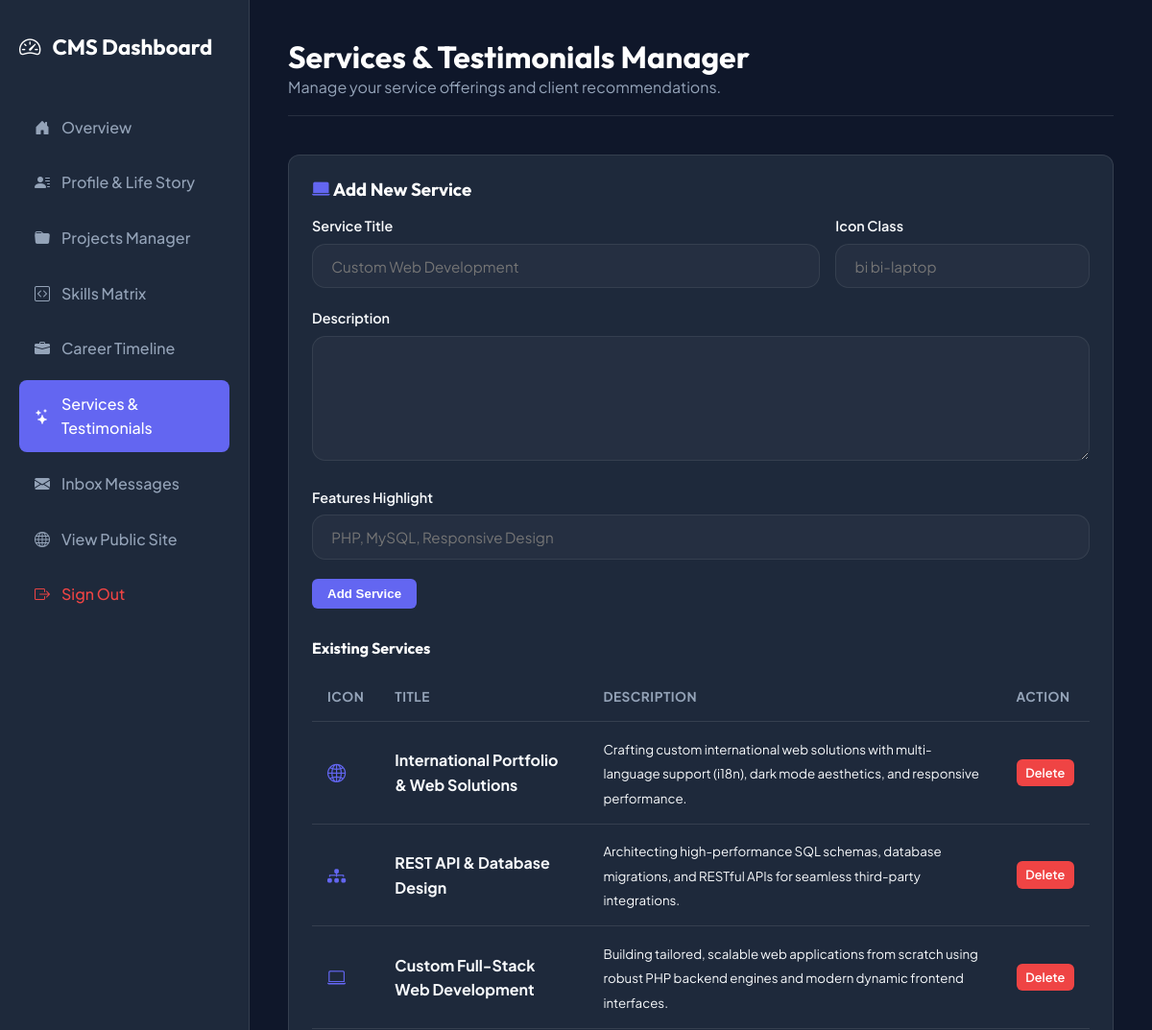
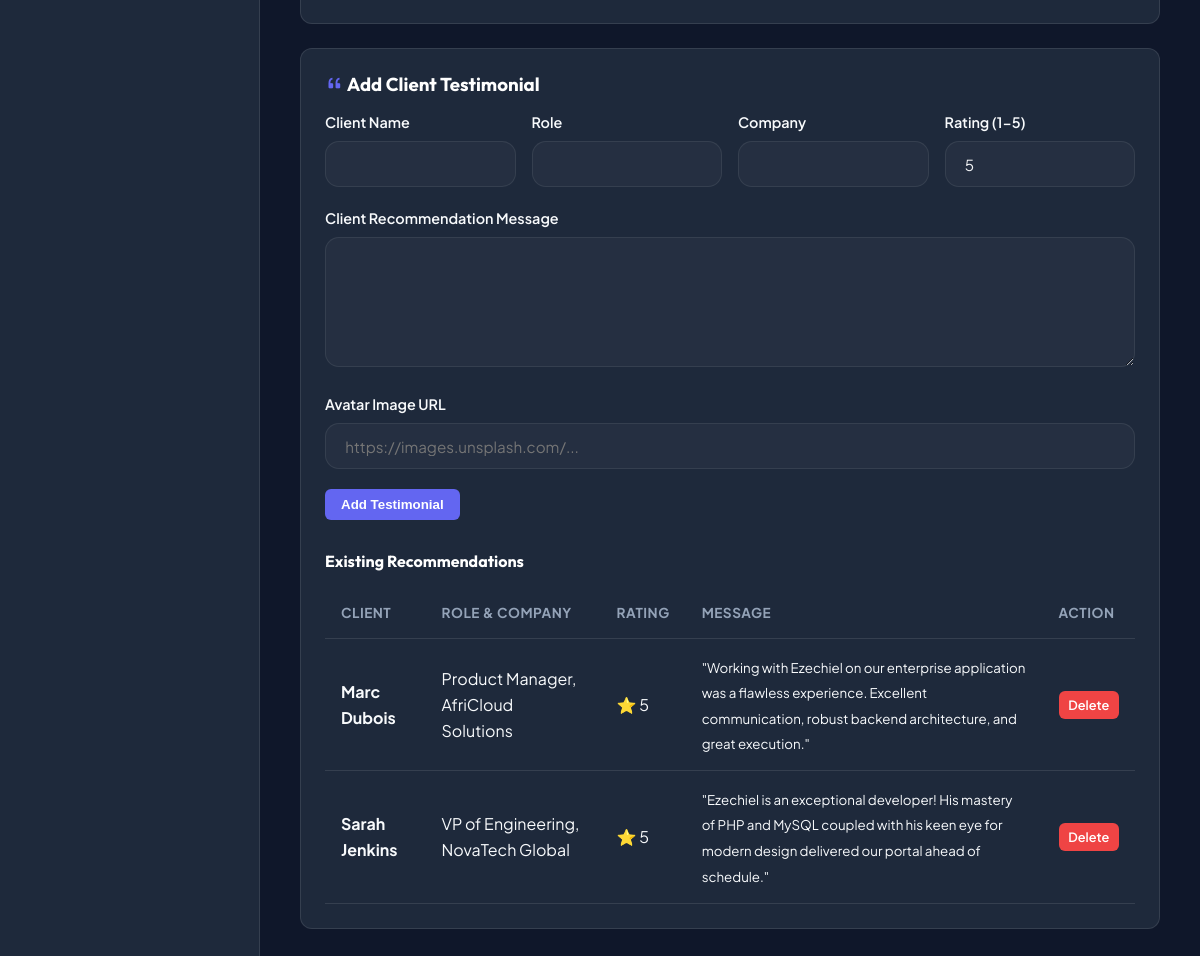
Screenshot of /admin/services.php (signed in) with the database file from the repository (2 pictures, top to bottom).
### tables this page shows
CREATE TABLE IF NOT EXISTS services (
    id INT AUTO_INCREMENT PRIMARY KEY,
    title VARCHAR(120) NOT NULL,
    description TEXT NOT NULL,
    icon VARCHAR(50) DEFAULT 'bi bi-laptop',
    features TEXT,
    sort_order INT DEFAULT 0
);

CREATE TABLE IF NOT EXISTS testimonials (
    id INT AUTO_INCREMENT PRIMARY KEY,
    client_name VARCHAR(100) NOT NULL,
    client_role VARCHAR(100) NOT NULL,
    company VARCHAR(100) NOT NULL,
    country VARCHAR(50) DEFAULT 'United States',
    flag_code VARCHAR(10) DEFAULT 'us',
    rating INT DEFAULT 5,
    message TEXT NOT NULL,
    avatar_url VARCHAR(255),
    sort_order INT DEFAULT 0
);

### includes/functions.php (called while the page is built, shortened)
<?php
function sanitize($data) {
    return htmlspecialchars(trim($data), ENT_QUOTES, 'UTF-8');
}

### admin/services.php (the view, shortened to what this page needs)
<?php
require_once __DIR__ . '/../includes/functions.php';
$db = getDB();
$servicesStmt = $db->query("SELECT * FROM services ORDER BY id DESC");
$services = $servicesStmt->fetchAll();
$testimonialsStmt = $db->query("SELECT * FROM testimonials ORDER BY id DESC");
$testimonials = $testimonialsStmt->fetchAll();
?>
<!DOCTYPE html>
<html lang="en">
<head>
    <link rel="stylesheet" href="../assets/css/style.css">
    <link rel="stylesheet" href="../assets/css/admin.css">
</head>
<body class="admin-body">
    <aside class="admin-sidebar">
        <div class="admin-brand"><i class="bi bi-speedometer2"></i> CMS Dashboard</div>
        <ul class="admin-nav">
            <li><a href="index.php"><i class="bi bi-house-door-fill"></i> Overview</a></li>
            <li><a href="profile.php"><i class="bi bi-person-lines-fill"></i> Profile & Life Story</a></li>
            <li><a href="projects.php"><i class="bi bi-folder-fill"></i> Projects Manager</a></li>
            <li><a href="skills.php"><i class="bi bi-code-square"></i> Skills Matrix</a></li>
            <li><a href="experience.php"><i class="bi bi-briefcase-fill"></i> Career Timeline</a></li>
            <li><a href="services.php" class="active"><i class="bi bi-stars"></i> Services & Testimonials</a></li>
            <li><a href="messages.php"><i class="bi bi-envelope-fill"></i> Inbox Messages</a></li>
            <li style="margin-top: auto;"><a href="../index.php" target="_blank"><i class="bi bi-globe"></i> View Public Site</a></li>
            <li><a href="logout.php" style="color: #ef4444;"><i class="bi bi-box-arrow-right"></i> Sign Out</a></li>
        </ul>
    </aside>
    <main class="admin-main">
        <div class="admin-header">
            <div>
                <h1>Services & Testimonials Manager</h1>
                <p style="color: var(--admin-muted);">Manage your service offerings and client recommendations.</p>
            </div>
        </div>
        <div class="admin-card">
            <h3><i class="bi bi-laptop-fill" style="color: var(--admin-accent);"></i> Add New Service</h3>
            <form method="POST" action="services.php" style="margin-top: 1rem;">
                <div style="display: grid; grid-template-columns: 2fr 1fr; gap: 1rem;">
                    <div class="form-group">
                        <label class="form-label">Service Title</label>
                        <input type="text" name="title" class="form-control" placeholder="Custom Web Development" required>
                    </div>
                    <div class="form-group">
                        <label class="form-label">Icon Class</label>
                        <input type="text" name="icon" class="form-control" placeholder="bi bi-laptop">
                    </div>
                </div>
                <div class="form-group">
                    <label class="form-label">Description</label>
                    <textarea name="description" class="form-control" rows="2" required></textarea>
                </div>
                <div class="form-group">
                    <label class="form-label">Features Highlight</label>
                    <input type="text" name="features" class="form-control" placeholder="PHP, MySQL, Responsive Design">
                </div>
                <button type="submit" class="admin-btn admin-btn-primary">Add Service</button>
            </form>
            <h4 style="margin-top: 2rem;">Existing Services</h4>
            <div class="table-responsive">
                <table class="admin-table">
                    <thead>
                        <tr>
                            <th>Icon</th>
                            <th>Title</th>
                            <th>Description</th>
                            <th>Action</th>
                        </tr>
                    </thead>
                    <tbody>
                        <?php foreach ($services as $srv): ?>
                            <tr>
                                <td><i class="<?php echo sanitize($srv['icon']); ?>" style="color: #6366f1; font-size: 1.2rem;"></i></td>
                                <td><strong><?php echo sanitize($srv['title']); ?></strong></td>
                                <td><small><?php echo sanitize($srv['description']); ?></small></td>
                                <td><a href="services.php?del_service=<?php echo $srv['id']; ?>" onclick="return confirm('Delete service?');" class="admin-btn admin-btn-danger admin-btn-sm">Delete</a></td>
                            </tr>
                        <?php endforeach; ?>
                    </tbody>
                </table>
            </div>
        </div>
        <div class="admin-card">
            <h3><i class="bi bi-quote" style="color: var(--admin-accent);"></i> Add Client Testimonial</h3>
            <form method="POST" action="services.php" style="margin-top: 1rem;">
                <div style="display: grid; grid-template-columns: 1fr 1fr 1fr 1fr; gap: 1rem;">
                    <div class="form-group">
                        <label class="form-label">Client Name</label>
                        <input type="text" name="client_name" class="form-control" required>
                    </div>
                    <div class="form-group">
                        <label class="form-label">Role</label>
                        <input type="text" name="client_role" class="form-control" required>
                    </div>
                    <div class="form-group">
                        <label class="form-label">Company</label>
                        <input type="text" name="company" class="form-control" required>
                    </div>
                    <div class="form-group">
                        <label class="form-label">Rating (1-5)</label>
                        <input type="number" name="rating" class="form-control" min="1" max="5" value="5">
                    </div>
                </div>
                <div class="form-group">
                    <label class="form-label">Client Recommendation Message</label>
                    <textarea name="message" class="form-control" rows="3" required></textarea>
                </div>
                <div class="form-group">
                    <label class="form-label">Avatar Image URL</label>
                    <input type="text" name="avatar_url" class="form-control" placeholder="https://images.unsplash.com/...">
                </div>
                <button type="submit" class="admin-btn admin-btn-primary">Add Testimonial</button>
            </form>
            <h4 style="margin-top: 2rem;">Existing Recommendations</h4>
            <div class="table-responsive">
                <table class="admin-table">
                    <thead>
                        <tr>
                            <th>Client</th>
                            <th>Role & Company</th>
                            <th>Rating</th>
                            <th>Message</th>
                            <th>Action</th>
                        </tr>
                    </thead>
                    <tbody>
                        <?php foreach ($testimonials as $t): ?>
                            <tr>
                                <td><strong><?php echo sanitize($t['client_name']); ?></strong></td>
                                <td><?php echo sanitize($t['client_role']); ?>, <?php echo sanitize($t['company']); ?></td>
                                <td>⭐ <?php echo (int)$t['rating']; ?></td>
                                <td><small>"<?php echo sanitize($t['message']); ?>"</small></td>
                                <td><a href="services.php?del_testimonial=<?php echo $t['id']; ?>" onclick="return confirm('Delete testimonial?');" class="admin-btn admin-btn-danger admin-btn-sm">Delete</a></td>
                            </tr>
                        <?php endforeach; ?>
                    </tbody>
                </table>
            </div>
        </div>
    </main>
</body>
</html>

### assets/css/style.css (style rules this page uses)
:root { --bg-primary: #0a0d14; --bg-secondary: #121824; --bg-card: rgba(18, 24, 38, 0.7); --bg-glass: rgba(255, 255, 255, 0.03); --border-color: rgba(255, 255, 255, 0.08); --border-hover: rgba(99, 102, 241, 0.4); --text-main: #f3f4f6; --text-muted: #9ca3af; --text-heading: #ffffff; --accent-indigo: #6366f1; --accent-cyan: #06b6d4; --accent-purple: #8b5cf6; --accent-emerald: #10b981; --gradient-primary: linear-gradient(135deg, #6366f1 0%, #8b5cf6 50%, #06b6d4 100%); --gradient-card: linear-gradient(180deg, rgba(255, 255, 255, 0.05) 0%, rgba(255, 255, 255, 0.01) 100%); --gradient-glow: radial-gradient(circle at 50% 0%, rgba(99, 102, 241, 0.15), transparent 70%); --font-heading: 'Outfit', sans-serif; --font-body: 'Plus Jakarta Sans', sans-serif; --font-code: 'Fira Code', monospace; --radius-sm: 8px; --radius-md: 14px; --radius-lg: 24px; --radius-full: 9999px; --shadow-glass: 0 8px 32px 0 rgba(0, 0, 0, 0.37); --shadow-glow: 0 0 25px rgba(99, 102, 241, 0.3); --transition: all 0.3s cubic-bezier(0.4, 0, 0.2, 1); }
*, *::before, *::after { box-sizing: border-box; margin: 0; padding: 0; }
html { scroll-behavior: smooth; font-size: 16px; }
body { background-color: var(--bg-primary); color: var(--text-main); font-family: var(--font-body); line-height: 1.6; overflow-x: hidden; transition: background-color 0.3s ease, color 0.3s ease; }
h1, h2, h3, h4, h5, h6 { font-family: var(--font-heading); color: var(--text-heading); font-weight: 700; line-height: 1.2; }
a { color: var(--accent-indigo); text-decoration: none; transition: var(--transition); }
.form-group { margin-bottom: 1.25rem; }
.form-label { display: block; font-size: 0.9rem; font-weight: 600; margin-bottom: 0.4rem; }
.form-control { width: 100%; background: var(--bg-glass); border: 1px solid var(--border-color); border-radius: var(--radius-md); padding: 0.8rem 1.2rem; color: var(--text-main); font-family: var(--font-body); font-size: 0.95rem; outline: none; transition: var(--transition); }
textarea.form-control { min-height: 130px; resize: vertical; }

### assets/css/admin.css (style rules this page uses)
:root { --admin-bg: #0f172a; --admin-sidebar: #1e293b; --admin-card: #1e293b; --admin-border: rgba(255, 255, 255, 0.1); --admin-text: #f8fafc; --admin-muted: #94a3b8; --admin-accent: #6366f1; }
body.admin-body { background-color: var(--admin-bg); color: var(--admin-text); font-family: 'Plus Jakarta Sans', sans-serif; display: flex; min-height: 100vh; margin: 0; }
.admin-sidebar { width: 260px; background: var(--admin-sidebar); border-right: 1px solid var(--admin-border); padding: 2rem 1.25rem; display: flex; flex-direction: column; }
.admin-brand { font-family: 'Outfit', sans-serif; font-size: 1.4rem; font-weight: 700; margin-bottom: 2.5rem; color: #ffffff; display: flex; align-items: center; gap: 0.75rem; }
.admin-nav { list-style: none; padding: 0; margin: 0; display: flex; flex-direction: column; gap: 0.5rem; }
.admin-nav a { display: flex; align-items: center; gap: 0.75rem; padding: 0.75rem 1rem; color: var(--admin-muted); border-radius: 8px; text-decoration: none; font-weight: 500; transition: all 0.2s ease; }
.admin-nav a:hover, .admin-nav a.active { background: var(--admin-accent); color: #ffffff; }
.admin-main { flex: 1; padding: 2.5rem; overflow-y: auto; }
.admin-header { display: flex; justify-content: space-between; align-items: center; margin-bottom: 2.5rem; padding-bottom: 1rem; border-bottom: 1px solid var(--admin-border); }
.admin-card { background: var(--admin-card); border: 1px solid var(--admin-border); border-radius: 12px; padding: 1.5rem; margin-bottom: 1.5rem; }
.table-responsive { width: 100%; overflow-x: auto; }
.admin-table { width: 100%; border-collapse: collapse; margin-top: 1rem; }
.admin-table th, .admin-table td { padding: 0.9rem 1rem; text-align: left; border-bottom: 1px solid var(--admin-border); }
.admin-table th { color: var(--admin-muted); font-size: 0.85rem; text-transform: uppercase; letter-spacing: 0.5px; }
.admin-btn { padding: 0.5rem 1rem; border-radius: 6px; border: none; cursor: pointer; font-weight: 600; text-decoration: none; display: inline-flex; align-items: center; gap: 0.4rem; }
.admin-btn-primary { background: var(--admin-accent); color: #ffffff; }
.admin-btn-danger { background: #ef4444; color: #ffffff; }
.admin-btn-sm { padding: 0.25rem 0.6rem; font-size: 0.8rem; }

### rows the page displays
services: title "International Portfolio & Web Solutions", description "Crafting custom international web solutions with multi-language support (i18n), dark mode aesthetics, and responsive performance."
services: title "REST API & Database Design", description "Architecting high-performance SQL schemas, database migrations, and RESTful APIs for seamless third-party integrations."
services: title "Custom Full-Stack Web Development", description "Building tailored, scalable web applications from scratch using robust PHP backend engines and modern dynamic frontend interfaces."
testimonials: client_name "Marc Dubois", client_role "Product Manager", company "AfriCloud Solutions", rating "5", message "Working with Ezechiel on our enterprise application was a flawless experience. Excellent communication, robust backend architecture, and great execution."
testimonials: client_name "Sarah Jenkins", client_role "VP of Engineering", company "NovaTech Global", rating "5", message "Ezechiel is an exceptional developer! His mastery of PHP and MySQL coupled with his keen eye for modern design delivered our portal ahead of schedule."
